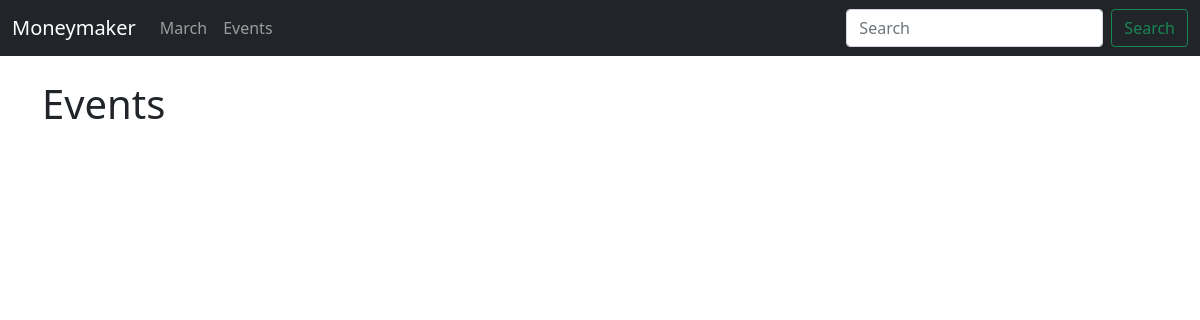
Before: /events with the older database file.
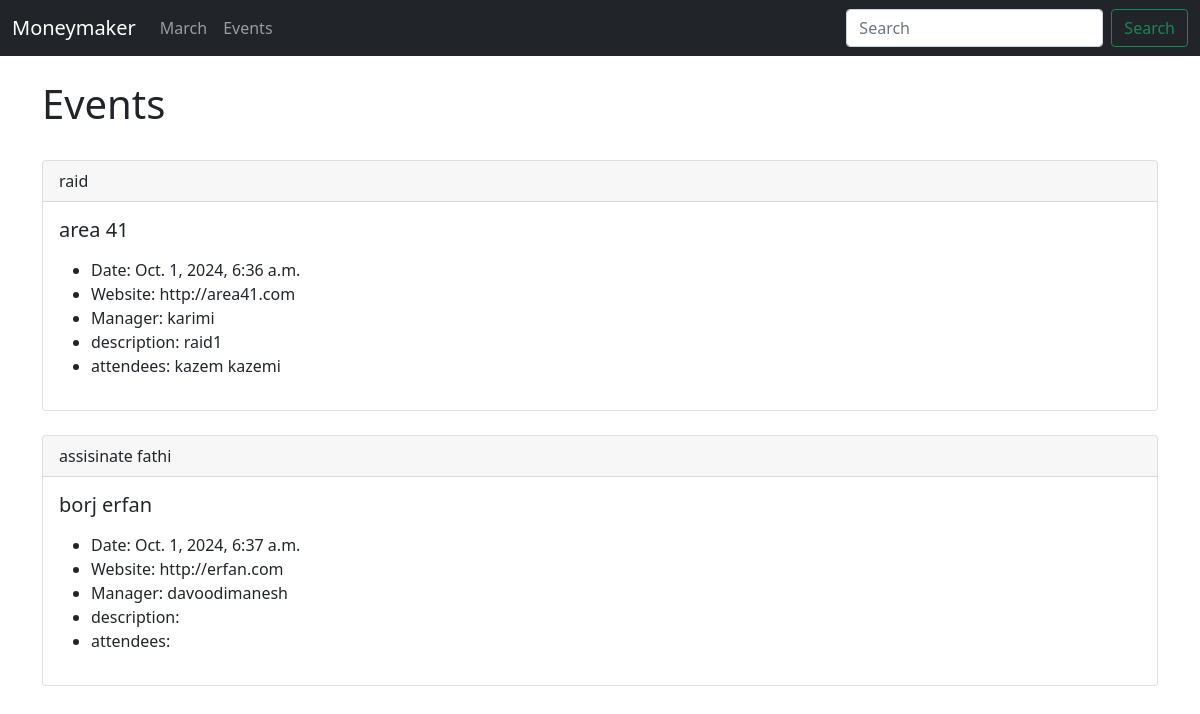
After: the same page with the newer database file.
### tset/models.py (models this page shows)
class Event(models.Model):
    name = models.CharField('Event Name', max_length=120)
    event_date = models.DateTimeField('Event Date')
    venue = models.ForeignKey(Venue, blank=True, null=True, on_delete=models.CASCADE)
    manager = models.CharField(max_length=60)
    description = models.TextField(blank=True)
    attendees = models.ManyToManyField(MoneymakerUser, blank=True)
    def __str__(self):
        return self.name

class Venue(models.Model):
    name = models.CharField('Venue name', max_length=120)
    address = models.CharField(max_length=300)
    zip_code = models.CharField('Zip Code', max_length=15)
    phone = models.CharField('Contact phone', max_length=25)
    web = models.URLField('Website Address')
    email_address = models.EmailField('Email Address')
    def __str__(self):
        return self.name

class MoneymakerUser(models.Model):
    first_name = models.CharField(max_length=30)
    last_name = models.CharField(max_length=30)
    email = models.EmailField('User Email')
    def __str__(self):
        return self.first_name + ' ' + self.last_name

### tset/views.py (the view)
# urls.py: path('events', views.all_events, name="list_events")
def all_events(request):
    event_list = Event.objects.all()
    return render(request, 'tset/event_list.html',
                  {'event_list': event_list})

### tset/templates/tset/event_list.html
{% extends 'tset/base.html' %}
{% block content %}
    <h1>
        Events
    </h1>
<br/>
{% for event in event_list %}
<div class="card">
  <div class="card-header">
    {{ event }}
  </div>
  <div class="card-body">
    <h5 class="card-title">{{ event.venue }}</h5>
    <p class="card-text">
      <ul>
    <li>Date: {{ event.event_date }}</li>
    <li>Website: {{ event.venue.web }}</li>
    <li>Manager: {{ event.manager }}</li>
    <li>description: {{ event.description }}</li>
        <li>attendees:
        {% for user in event.attendees.all %}
             {{ user }}
        {% endfor %}
        </li>
    </ul>
  </div>
</div>
    <br/>
{% endfor %}
{% endblock %}

### tset/templates/tset/base.html (shortened to what this page needs)
<!doctype html>
<html lang="en">
  <head>
    <link href="https://cdn.jsdelivr.net/npm/bootstrap@5.0.2/dist/css/bootstrap.min.css" rel="stylesheet">
  </head>
  <body>
    {% include 'tset/navbar.html' %}
    <br/>
    <div class="container">
    {% block content %}
    {% endblock %}
      </div>
  </body>
</html>

### tset/templates/tset/navbar.html (shortened to what this page needs)
<nav class="navbar navbar-expand-lg navbar-dark bg-dark">
  <div class="container-fluid">
    <a class="navbar-brand" href="{% url 'home' %}">Moneymaker</a>
    <div class="collapse navbar-collapse" id="navbarSupportedContent">
      <ul class="navbar-nav me-auto mb-2 mb-lg-0">
        <li class="nav-item">
          <a class="nav-link" href="{% url 'home' '2024' 'march' %}">March</a>
        </li>
        <li class="nav-item">
          <a class="nav-link" href="{% url 'list_events' %}">Events</a>
        </li>
          </ul>
      <form class="d-flex">
        <input class="form-control me-2" type="search" placeholder="Search" aria-label="Search">
        <button class="btn btn-outline-success" type="submit">Search</button>
      </form>
    </div>
  </div>
</nav>

Changed rows visible on the page:
added Event: name "raid", venue "area 41", event_date "Oct. 1, 2024, 6:36 a.m.", venue.web "http://area41.com", manager "karimi", description "raid1"
added MoneymakerUser: first_name+last_name "kazem kazemi"
added Event: name "assisinate fathi", venue "borj erfan", event_date "Oct. 1, 2024, 6:37 a.m.", venue.web "http://erfan.com", manager "davoodimanesh"
